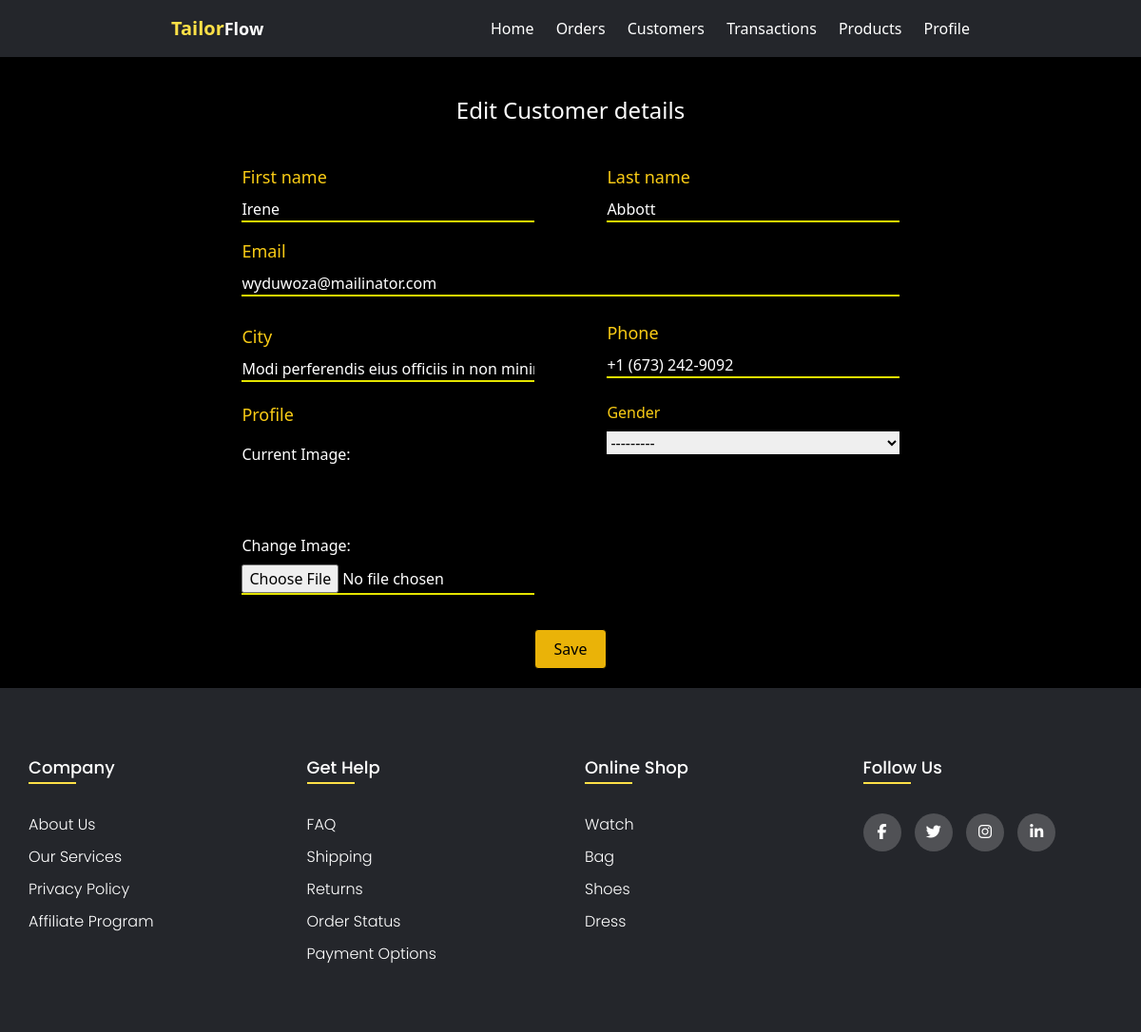
The app's page /edit-customer/83/ (signed in), older data.
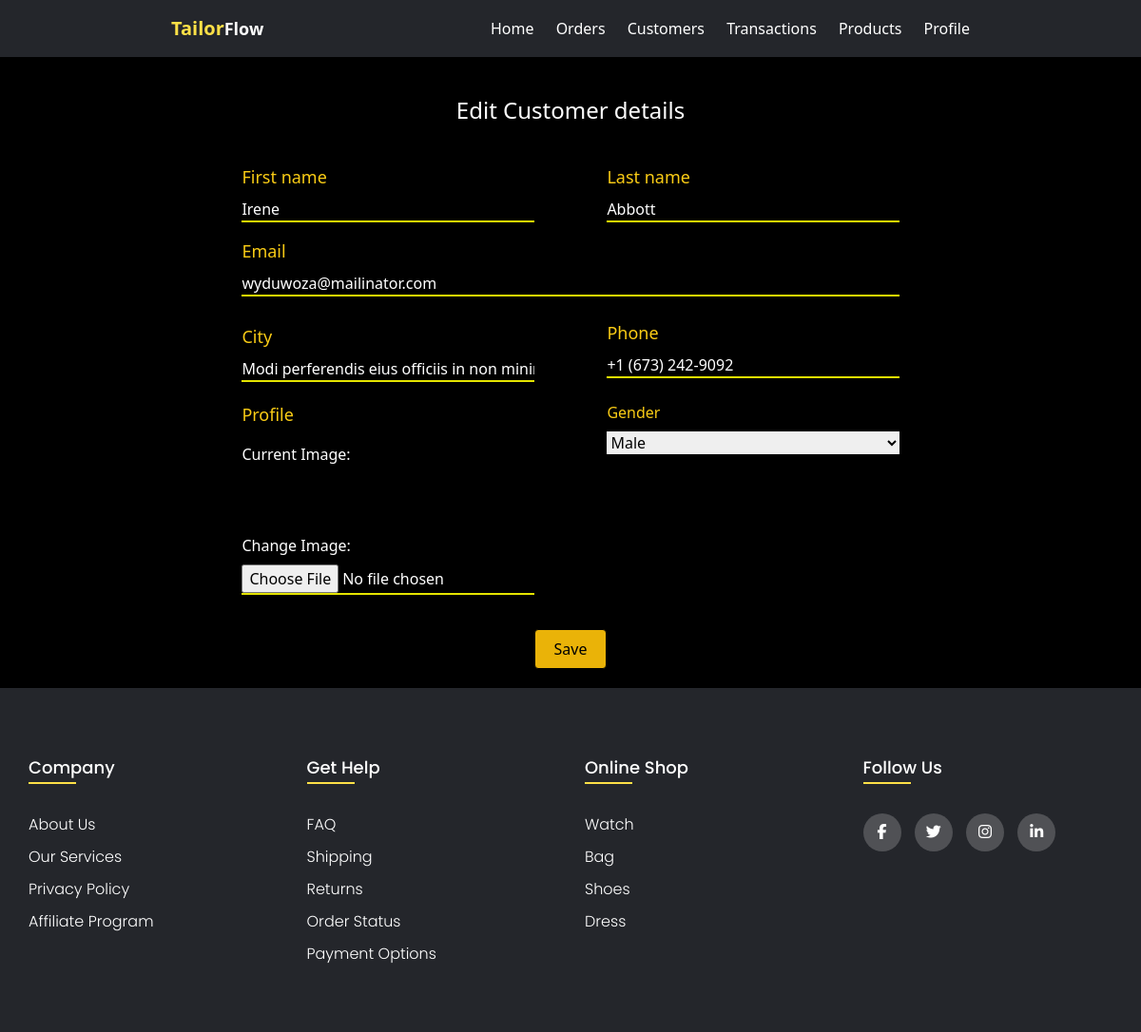
The same page, newer data.
### apps/customers/models.py (models this page shows, shortened)
class Customer(models.Model):
    gender_choices = [
        ('M',"Male"),
        ('F',"Female"),
    ]
    tailor = models.ForeignKey(TailorUser,on_delete=models.CASCADE,blank=True)
    first_name = models.CharField(max_length=100,blank=False)
    last_name = models.CharField(max_length = 100)
    email = models.EmailField(blank=False)
    gender = models.CharField(max_length=1,choices=gender_choices)
    city = models.CharField(max_length=50,blank=False)
    phone = models.CharField(max_length=20,blank=False)
    profile = models.ImageField(blank=True,null=True,upload_to='profile/',default='default/profile-user.png')
    created_at = models.DateTimeField(auto_now_add=True)

### apps/customers/views.py (the view)
# urls.py: path('edit-customer/<int:customer_id>/',views.edit_customer,name='edit-customer'),
@login_required
def edit_customer(request,customer_id):
    customer = Customer.objects.get(id=customer_id)
    if request.method == 'POST':
        form = CustomerForm(request.POST,request.FILES,instance=customer)
        if form.is_valid():
            customer = form.save(commit=False)
            customer.tailor = request.user
            customer.save()
            return redirect(customer_details,customer_id=customer_id)
    else:
        form = CustomerForm(instance=customer)
    return render(request,'customers/edit_customer.html',context={'form':form})

### apps/customers/forms.py
class CustomerForm(forms.ModelForm):
    class Meta:
        model = Customer
        fields = "__all__"

### apps/customers/templates/customers/edit_customer.html (shortened to what this page needs)
{% extends 'base.html'%}
{%load static%}
{%block stylesheet%}
    <link rel="stylesheet" href="{% static 'css/edit_customer.css'%}">
{%endblock stylesheet%}
{%block content%}
    <div class="form-container bg-black text-white">
        <form action="" class="  md:max-w-3xl mx-auto" method="post" enctype="multipart/form-data">
            <h1 class=" text-center py-10 text-2xl">Edit Customer details</h1>
            <div class="form-content flex flex-col h-[80%] w-full justify-center space-y-4">
                <div class=" flex sm:flex-row flex-col sm:gap-[10%] gap-5 items-center justify-center">
                    <div class="first-name flex flex-col gap-2 w-[70%] sm:w-[40%] ">
                        <label class=" text-lg text-yellow-400" for="id_first_name">{{form.first_name.label}}</label>
                        {{form.first_name}}
                    </div>
                    <div class="first-name flex flex-col gap-2 w-[70%] sm:w-[40%]">
                        <label class=" text-lg text-yellow-400" for="id_first_name">{{form.last_name.label}}</label>
                        {{form.last_name}}
                    </div>
                </div>
                <div class="email flex flex-col gap-2 w-[70%] mx-[15%] sm:w-[90%] sm:mx-[5%]">
                    <label class=" text-lg text-yellow-400" for="">{{form.email.label}}</label>
                    {{form.email}}
                </div>
                <div class=" flex sm:flex-row flex-col sm:gap-[10%] gap-5 items-center justify-center">
                    <div class="first-name flex flex-col gap-2 w-[70%] sm:w-[40%] ">
                        <label class=" text-lg text-yellow-400" for="id_first_name">{{form.city.label}}</label>
                        {{form.city}}
                    </div>
                    <div class="first-name flex flex-col gap-2 w-[70%] sm:w-[40%]">
                        <label class=" text-lg text-yellow-400" for="id_first_name">{{form.phone.label}}</label>
                        {{form.phone}}
                    </div>
                </div>
                <div class=" flex sm:flex-row flex-col sm:gap-[10%] gap-5 justify-center sm:items-start items-center">
                    <div class="profile flex flex-col gap-2 w-[70%] sm:w-[40%] ">
                        <label class=" text-lg text-yellow-400" for="">{{form.profile.label}}</label>
                        <div class="curr-img">
                            <p class=" py-2">Current Image:</p>
                            <img class=" h-14 w-14" src=/media/{{form.profile.value}} alt="">
                        </div>
                        Change Image:
                        <input type="file" accept="image/*" name={{form.profile.name}}>
                    </div>
                    <div class="gender flex flex-col gap-2 w-[70%] sm:w-[40%]">
                        <label class="lg text-yellow-400" for="">{{form.gender.label}}</label>
                        {{form.gender}}
                    </div>
                </div>
                <div class="submit-btn flex justify-center pb-5">
                    <button type="submit" class=" border border-black bg-yellow-500 text-black px-5 mt-5 rounded py-2">Save</button>
                </div>
            </div>
        </form>
    </div>
{%endblock content%}

Row changes from the older to the newer data that the page shows:
changed Customer "Irene": gender "---------" → "Male"
